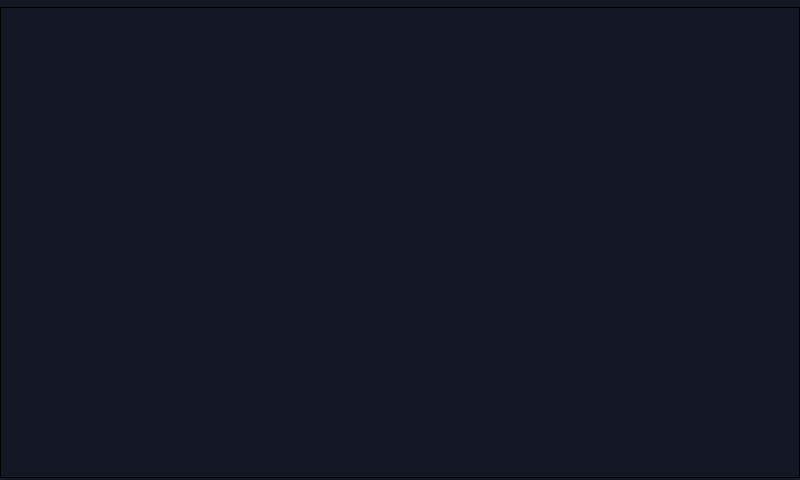
<?xml version="1.0" encoding="UTF-8"?>
<ui version="4.0">
 <class>harita</class>
 <widget class="QWidget" name="harita">
  <property name="geometry">
   <rect>
    <x>0</x>
    <y>0</y>
    <width>800</width>
    <height>480</height>
   </rect>
  </property>
  <property name="windowTitle">
   <string>Harita</string>
  </property>
  <property name="styleSheet">
   <string notr="true">background: rgb(20, 24, 36)</string>
  </property>
  <widget class="QFrame" name="harita_frame">
   <property name="geometry">
    <rect>
     <x>0</x>
     <y>7</y>
     <width>800</width>
     <height>471</height>
    </rect>
   </property>
   <property name="maximumSize">
    <size>
     <width>800</width>
     <height>16777215</height>
    </size>
   </property>
   <property name="styleSheet">
    <string notr="true">border: 1px solid black;
border-radius: 1%;</string>
   </property>
   <property name="frameShape">
    <enum>QFrame::StyledPanel</enum>
   </property>
   <property name="frameShadow">
    <enum>QFrame::Raised</enum>
   </property>
  </widget>
 </widget>
 <resources/>
 <connections/>
</ui>
